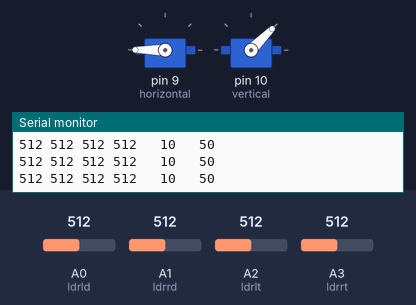
A sketch run on a simulated Arduino Uno, built with avr-gcc and run on an emulated ATmega328P. On the bench: 2 × servo, the last lines printed to the serial monitor. The test bench sets the inputs (shaded band); at power-on: A0 (ldrld) = 512, A1 (ldrrd) = 512, A2 (ldrlt) = 512, A3 (ldrrt) = 512.

Above: at 4.2 s.
4.3 s: A0 (ldrld) set to 602
7.3 s: A0 (ldrld) set to 626
At 7.48 s:
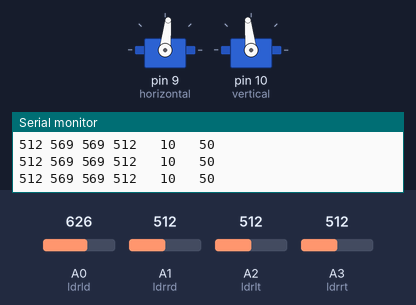
At 8.7 s:
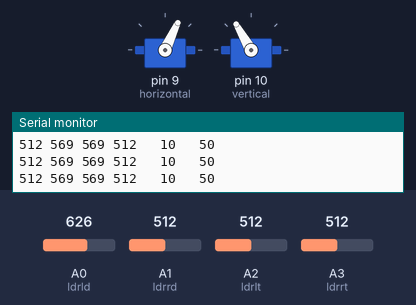
9.6 s: A1 (ldrrd) set to 315
11.1 s: A1 (ldrrd) set to 287
At 13.9 s:
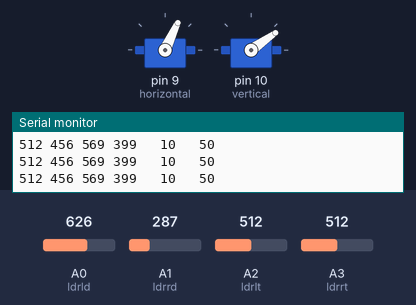
14.1 s: A2 (ldrlt) set to 307
15.6 s: A2 (ldrlt) set to 281
At 16.08 s:
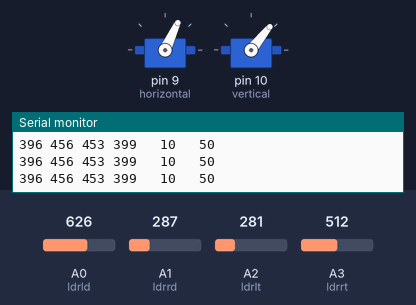
Timing chart, 0 to 19.6 s (numbered marks = the images above; inputs shaded):
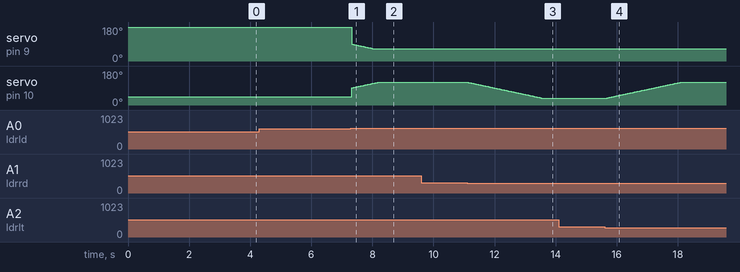

Measured:
- the behaviour switches between 613 and 614 on A0 (ldrld) (found by bisection; images 0 and 1)
- the behaviour switches between 298 and 297 on A1 (ldrrd) (found by bisection; images 2 and 3)
- the behaviour switches between 300 and 299 on A2 (ldrlt) (found by bisection; images 3 and 4)
- after the input at 7.3 s, servo on pin 9 (horizontal): moves from 180° to 65° over 0.70 s, starting at once; servo on pin 10 (vertical): moves from 45° to 120° over 0.84 s, starting at once
- after the input at 11.1 s, servo on pin 10 (vertical): moves from 120° to 35° over 2.4 s, starting after 0.05 s
- after the input at 15.6 s, servo on pin 10 (vertical): moves from 35° to 120° over 2.4 s, starting at once

The sketch:

final_ldr.ino
```cpp
#include <Servo.h> // include Servo library

// 180 horizontal MAX
Servo horizontal; // horizontal servo
int servoh = 90;   // 90;     // stand horizontal servo

int servohLimitHigh = 180;
int servohLimitLow = 65;

// 65 degrees MAX
Servo vertical;   // vertical servo
int servov = 90;    //   90;     // stand vertical servo

int servovLimitHigh = 120;
int servovLimitLow = 35;


// LDR pin connections
//  name  = analogpin;
int ldrlt = 2; //LDR top left - BOTTOM LEFT    <--- BDG
int ldrrt = 3; //LDR top rigt - BOTTOM RIGHT
int ldrld = 0; //LDR down left - TOP LEFT
int ldrrd = 1; //ldr down rigt - TOP RIGHT

void setup()
{
  Serial.begin(9600);
// servo connections
// name.attacht(pin);
  horizontal.attach(9);
  vertical.attach(10);//upor
  horizontal.write(180);
  vertical.write(45);
  delay(3000);
}

void loop()
{
  int lt = analogRead(ldrlt); // top left
  int rt = analogRead(ldrrt); // top right
  int ld = analogRead(ldrld); // down left
  int rd = analogRead(ldrrd); // down rigt

  // int dtime = analogRead(4)/20; // read potentiometers
  // int tol = analogRead(5)/4;
  int dtime = 10;
  int tol = 50;

  int avt = (lt + rt) / 2; // average value top
  int avd = (ld + rd) / 2; // average value down
  int avl = (lt + ld) / 2; // average value left
  int avr = (rt + rd) / 2; // average value right

  int dvert = avt - avd; // check the diffirence of up and down
  int dhoriz = avl - avr;// check the diffirence og left and rigt


  Serial.print(avt);
  Serial.print(" ");
  Serial.print(avd);
  Serial.print(" ");
  Serial.print(avl);
  Serial.print(" ");
  Serial.print(avr);
  Serial.print("   ");
  Serial.print(dtime);
  Serial.print("   ");
  Serial.print(tol);
  Serial.println(" ");


  if (-1*tol > dvert || dvert > tol) // check if the diffirence is in the tolerance else change vertical angle
  {
  if (avt < avd)           //edit korsi
  {
    servov = ++servov;
     if (servov > servovLimitHigh)
     {
      servov = servovLimitHigh;
     }
  }
  else if (avt > avd)     ///edit korsi
  {
    servov= --servov;
    if (servov < servovLimitLow)
  {
    servov = servovLimitLow;
  }
  }
  vertical.write(servov);
  }

  if (-1*tol > dhoriz || dhoriz > tol) // check if the diffirence is in the tolerance else change horizontal angle
  {
  if (avl > avr)
  {
    servoh = --servoh;
    if (servoh < servohLimitLow)
    {
    servoh = servohLimitLow;
    }
  }
  else if (avl < avr)
  {
    servoh = ++servoh;
     if (servoh > servohLimitHigh)
     {
     servoh = servohLimitHigh;
     }
  }
  else if (avl = avr)
  {
    // nothing
  }
  horizontal.write(servoh);
  }
   delay(dtime);

}
```
